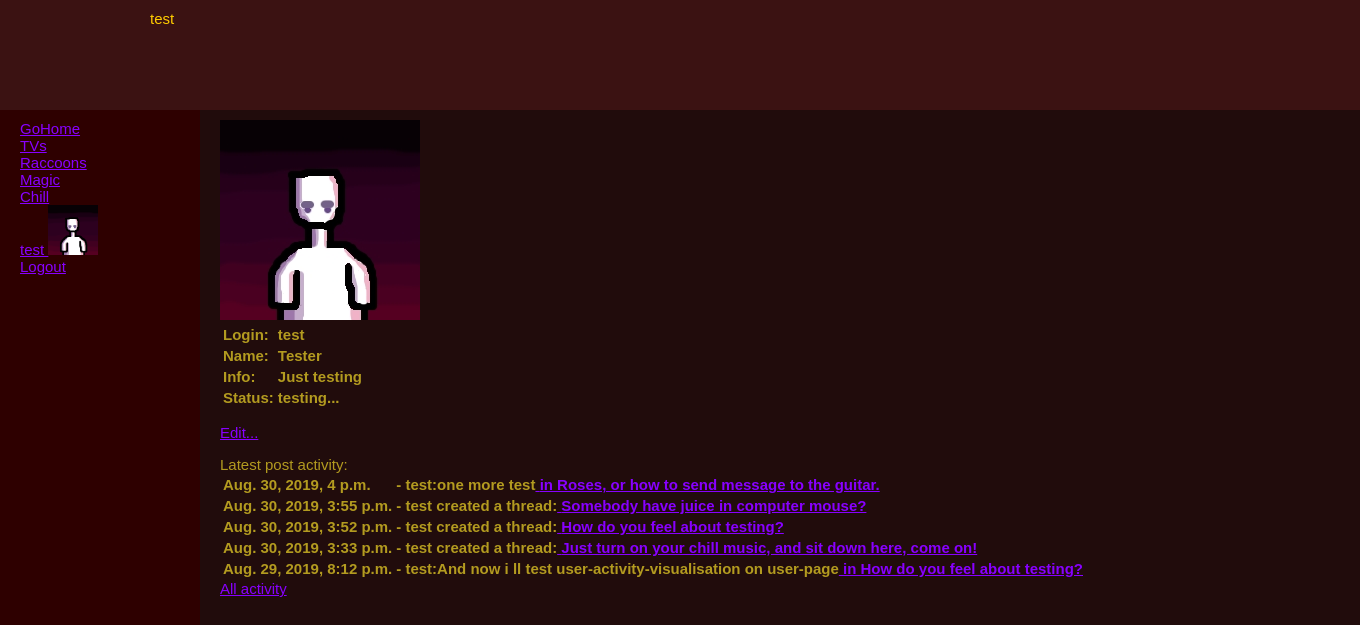
Page /users/test (signed in) on the committed database.
### MAIN_APP/models.py (models this page shows, shortened)
class User_det(models.Model):
    username = models.OneToOneField(User, on_delete=models.CASCADE)
    name = models.CharField(max_length=100, null=True, blank=True, default='')
    info = models.TextField(null=True, blank=True)
    status = models.TextField(max_length=250, null=True, blank=True)
    pic = models.ImageField(upload_to='users', default=None)

class Post(models.Model):
    thread = models.ForeignKey(Thread, on_delete=models.CASCADE)
    post = models.TextField()
    login = models.CharField(max_length=30)
    date = models.DateTimeField(auto_now=True)
    pic = models.ImageField(null=True, blank=True, upload_to='posts', default=None)

class Thread(models.Model):
    thread = models.CharField(max_length=100)
    board = models.CharField(max_length=100)
    login = models.ForeignKey(User, on_delete=models.PROTECT)
    op_post = models.TextField()
    date = models.DateTimeField(auto_now=True)
    pic = models.ImageField(null=True, blank=True, upload_to='threads')
    def __str__(self):
        return self.thread

### MAIN_APP/views.py (the view)
# urls.py: re_path(r'users/(?P<user>.+)', views.user_page),
def user_page(request, user):
    if request.user.is_authenticated:
        userpic = User_det.objects.get(username_id=request.user.id).pic
    else:
        userpic = None
    ri = User.objects.get(username=user)
    details = User_det.objects.get(username_id=ri.id)
    posts = Post.objects.filter(login=user).reverse()
    threads = Thread.objects.filter(login=ri.id)
    activity = []
    for j in posts:
        in_thread = Thread.objects.get(id=j.thread_id)
        activity.append({"date": j.date,
                         "content": user + ':' + j.post,
                         "thread": 'in ' + str(j.thread),
                         "ref": '/' + str(in_thread.board) + '/Thread=' + str(in_thread.id)})
    for j in threads: activity.append({"date": j.date,
                                       "content": user + " created a thread:",
                                       "thread": str(j.thread),
                                       "ref": '/' + str(j.board) + '/Thread=' + str(j.id)})
    act = sorted(activity, key=lambda k: k['date'], reverse=True)
    if request.user.is_authenticated and str(request.user.username) == str(details.username):
        user_check = True
    else:
        user_check = False
    return render(request, "user_page.html",
                  {"details": details, "user_check": user_check, "activity": act[:5], 'userpic': userpic})

### templates/user_page.html (shortened to what this page needs)
{% extends "base.html" %}
{% load staticfiles %}
{% block header %}
{{details.username}}
{% endblock header %}
{% block content %}
    {% if details.pic %}
    <img height="200" width="200" src="{{details.pic.url}}">
    {% else %}
    <img src="{% static "images/default.jpg" %}">
    {% endif %}
    <table>
        <tr align="left"><th>Login:</th><th>{{details.username}}</th></tr>
        <tr align="left"><th>Name:</th><th>{{details.name}}</th></tr>
        <tr align="left"><th>Info:</th><th>{{details.info}}</th></tr>
        <tr align="left"><th>Status:</th><th>{{details.status}}</th></tr>
    </table>
{% if user_check == True %}
    <p><a href="/users/{{details.username}}/edit">Edit...</a></p>
{% endif %}
<div>
    Latest post activity:
    <table>
    {% for act in activity %}
        <tr align="left"><th>{{act.date}}</th><th> - {{act.content}}<a href="{{act.ref}}"> {{act.thread}}</a></th></tr>
    {% endfor %}
    </table>
    <a href="{{request.path}}/activity">All activity</a>
</div>
{% endblock content %}

### templates/base.html (shortened to what this page needs)
<!DOCTYPE html>
{% load staticfiles %}
<html>
<head>
    <link rel="stylesheet" href="{% static 'css/base.css' %}">
</head>
<body>
<div class="header">{% block header %}<h1>zAzon</h1>{% endblock header %}</div>
<div class="miniheader"><h1>zAzon</h1>{{board}}</div>
<div class="content">{% block content %}{% endblock content %}</div>
<div class="bar">
    <div><a href="/">GoHome</a></div>
    <div>
        <li><a href="/TVs">TVs</a></li>
        <li><a href="/Raccoons">Raccoons</a></li>
        <li><a href="/Magic">Magic</a></li>
        <li><a href="/Chill">Chill</a></li>
    </div>
    <div>
        {% if user.is_authenticated %}
            <li><a href="/users/{{user.get_username}}">{{ user.get_username }}
            {% if userpic %}<img width="50" height="50" src="{{userpic.url}}"/>
            {% else %}<img height="50" src="{% static "images/default.jpg" %}">{% endif %}
            </a></li>
            <li><a href="{% url 'logout'%}?next={{request.path}}">Logout</a></li>
        {% else %}
            <li><a href="{% url 'login'%}?next={{request.path}}">Login</a> or
            <a href="/registration">Register</a></li>
        {% endif %}
    </div>
</div>
</body>
</html>

### static/css/base.css (style rules this page uses)
html { background-color: #210c0c; list-style-type: none; }
a { color: #8800ff; }
div { font-size: 15px; font-family: 'Nunito', sans-serif; text-shadow: -1px -1px -2px #ffe76b; color: #b39b20; }
.bar { height: 100%; background-color: #2e0000; position:fixed; top:0px; left:0; width:180px; text-align:left; padding-left:20px; padding-top: 120px; }
.header { position:absolute; z-index: 3; left: 0px; top: 0px; width:100%; height: 100px; background-color: #3b1212; padding-left: 150px; padding-top: 10px; text-align: left; color: #ffcc00; }
.miniheader { position:fixed; z-index:2; top: 0px; left: 0px; width:180px; height: 120px; background-color: #2e0000; padding-left: 20px; margin: 0px; color: #ffcc00; }
.content { position:absolute; top:100px; left:200px; padding-top: 20px; padding-left: 20px; }

### rows in the picture
User_det: username "test", name "Tester", info "Just testing", status "testing..."
Post: date "Aug. 30, 2019, 4 p.m."
Thread: date "Aug. 30, 2019, 3:55 p.m.", thread "Somebody have juice in computer mouse?"
Thread: date "Aug. 30, 2019, 3:52 p.m.", thread "How do you feel about testing?"
Thread: date "Aug. 30, 2019, 3:33 p.m.", thread "Just turn on your chill music, and sit down here, come on!"
Post: date "Aug. 29, 2019, 8:12 p.m."

### other values in the picture
{{ act.content }} "test:one more test" "test created a thread:" "test created a thread:" "test created a thread:" "test:And now i ll test user-activity-visualisation on user-page"
{{ act.thread }} "in Roses, or how to send message to the guitar." "in How do you feel about testing?"
{{ user.get_username }} "test"
